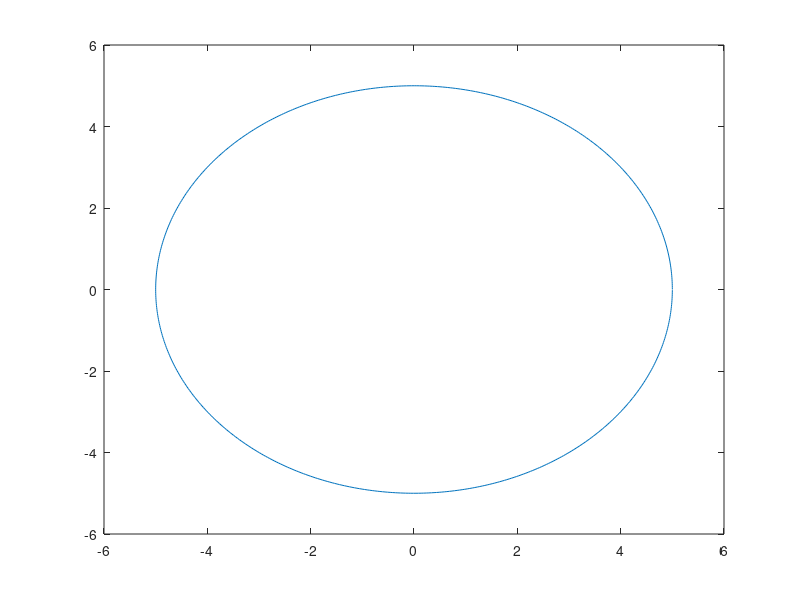

Write the MATLAB code that produced this figure.
clear all

r = 5 ;

dt = 0.01 ;
t = 0:dt:2*pi ;
N = length(t) ;
f_t = zeros(1,N) ; g_t = zeros(1,N) ; h_t = zeros(1,N) ;

for i = 1:N
    f_t(i) = r * cos(t(i)) ; 
    g_t(i) = r * sin(t(i)) ;
end

plot(f_t,g_t)
